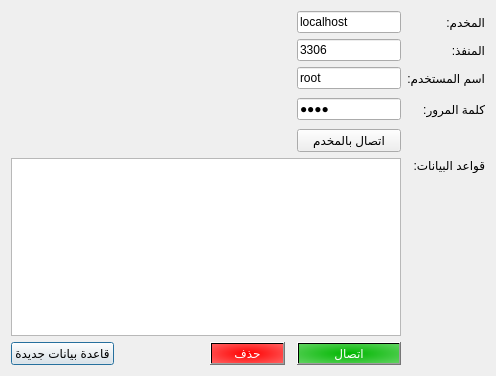
<?xml version="1.0" encoding="UTF-8"?>
<ui version="4.0">
 <class>DatabaseSettings</class>
 <widget class="QDialog" name="DatabaseSettings">
  <property name="geometry">
   <rect>
    <x>0</x>
    <y>0</y>
    <width>496</width>
    <height>376</height>
   </rect>
  </property>
  <property name="windowTitle">
   <string>الاتصال بقاعدة بيانات بعيدة</string>
  </property>
  <property name="windowIcon">
   <iconset>
    <normaloff>icons/connect_to_database.png</normaloff>icons/connect_to_database.png</iconset>
  </property>
  <property name="layoutDirection">
   <enum>Qt::RightToLeft</enum>
  </property>
  <layout class="QGridLayout" name="gridLayout">
   <item row="1" column="0">
    <widget class="QLabel" name="label_2">
     <property name="text">
      <string>المنفذ:</string>
     </property>
    </widget>
   </item>
   <item row="3" column="1">
    <widget class="QLineEdit" name="username_input">
     <property name="text">
      <string>root</string>
     </property>
    </widget>
   </item>
   <item row="0" column="0">
    <widget class="QLabel" name="label">
     <property name="text">
      <string>المخدم:</string>
     </property>
    </widget>
   </item>
   <item row="8" column="7" colspan="2">
    <widget class="QPushButton" name="new_db_btn">
     <property name="text">
      <string>قاعدة بيانات جديدة</string>
     </property>
    </widget>
   </item>
   <item row="8" column="1">
    <widget class="QPushButton" name="connect_db_btn">
     <property name="styleSheet">
      <string notr="true">background-color: qradialgradient(spread:pad, cx:0.5, cy:0.5, radius:1.863, fx:0.5, fy:0.5, stop:0 rgba(0, 183, 0, 255), stop:1 rgba(255, 255, 255, 255));
color:rgb(255, 255, 255);</string>
     </property>
     <property name="text">
      <string>اتصال</string>
     </property>
    </widget>
   </item>
   <item row="8" column="3">
    <widget class="QPushButton" name="delete_db_btn">
     <property name="styleSheet">
      <string notr="true">background-color:qradialgradient(spread:pad, cx:0.5, cy:0.5, radius:1.863, fx:0.5, fy:0.5, stop:0 rgba(255, 0, 0, 255), stop:1 rgba(255, 255, 255, 255));
color: rgb(255, 255, 255);</string>
     </property>
     <property name="text">
      <string>حذف</string>
     </property>
    </widget>
   </item>
   <item row="6" column="1" rowspan="2" colspan="8">
    <widget class="QListWidget" name="databases_list"/>
   </item>
   <item row="8" column="4">
    <spacer name="horizontalSpacer">
     <property name="orientation">
      <enum>Qt::Horizontal</enum>
     </property>
     <property name="sizeHint" stdset="0">
      <size>
       <width>40</width>
       <height>20</height>
      </size>
     </property>
    </spacer>
   </item>
   <item row="7" column="0">
    <spacer name="verticalSpacer">
     <property name="orientation">
      <enum>Qt::Vertical</enum>
     </property>
     <property name="sizeHint" stdset="0">
      <size>
       <width>20</width>
       <height>200</height>
      </size>
     </property>
    </spacer>
   </item>
   <item row="8" column="6">
    <spacer name="horizontalSpacer_2">
     <property name="orientation">
      <enum>Qt::Horizontal</enum>
     </property>
     <property name="sizeHint" stdset="0">
      <size>
       <width>40</width>
       <height>20</height>
      </size>
     </property>
    </spacer>
   </item>
   <item row="4" column="0">
    <widget class="QLabel" name="label_4">
     <property name="text">
      <string>كلمة المرور:</string>
     </property>
    </widget>
   </item>
   <item row="3" column="0">
    <widget class="QLabel" name="label_3">
     <property name="text">
      <string>اسم المستخدم:</string>
     </property>
    </widget>
   </item>
   <item row="4" column="1">
    <widget class="QLineEdit" name="password_input">
     <property name="text">
      <string>root</string>
     </property>
     <property name="echoMode">
      <enum>QLineEdit::Password</enum>
     </property>
    </widget>
   </item>
   <item row="1" column="1">
    <widget class="QLineEdit" name="port_input">
     <property name="text">
      <string>3306</string>
     </property>
    </widget>
   </item>
   <item row="6" column="0">
    <widget class="QLabel" name="label_5">
     <property name="text">
      <string>قواعد البيانات:</string>
     </property>
    </widget>
   </item>
   <item row="0" column="1">
    <widget class="QLineEdit" name="server_input">
     <property name="text">
      <string>localhost</string>
     </property>
    </widget>
   </item>
   <item row="5" column="1">
    <widget class="QPushButton" name="connect_btn">
     <property name="maximumSize">
      <size>
       <width>9999999</width>
       <height>16777215</height>
      </size>
     </property>
     <property name="text">
      <string>اتصال بالمخدم</string>
     </property>
    </widget>
   </item>
   <item row="4" column="3">
    <widget class="QPushButton" name="password_btn">
     <property name="maximumSize">
      <size>
       <width>20</width>
       <height>16777215</height>
      </size>
     </property>
     <property name="styleSheet">
      <string notr="true">QPushButton {
    background-color: transparent;
    border: none;
    color: black;
	font-size: 24px;
    padding: 0px;
}

QPushButton:hover {
    background-color: rgba(0, 0, 0, 0.1);
}

QPushButton:pressed {
    background-color: rgba(0, 0, 0, 0.2);
}</string>
     </property>
     <property name="text">
      <string/>
     </property>
     <property name="icon">
      <iconset>
       <normaloff>icons/eye_closed.png</normaloff>icons/eye_closed.png</iconset>
     </property>
    </widget>
   </item>
  </layout>
 </widget>
 <resources/>
 <connections/>
</ui>
